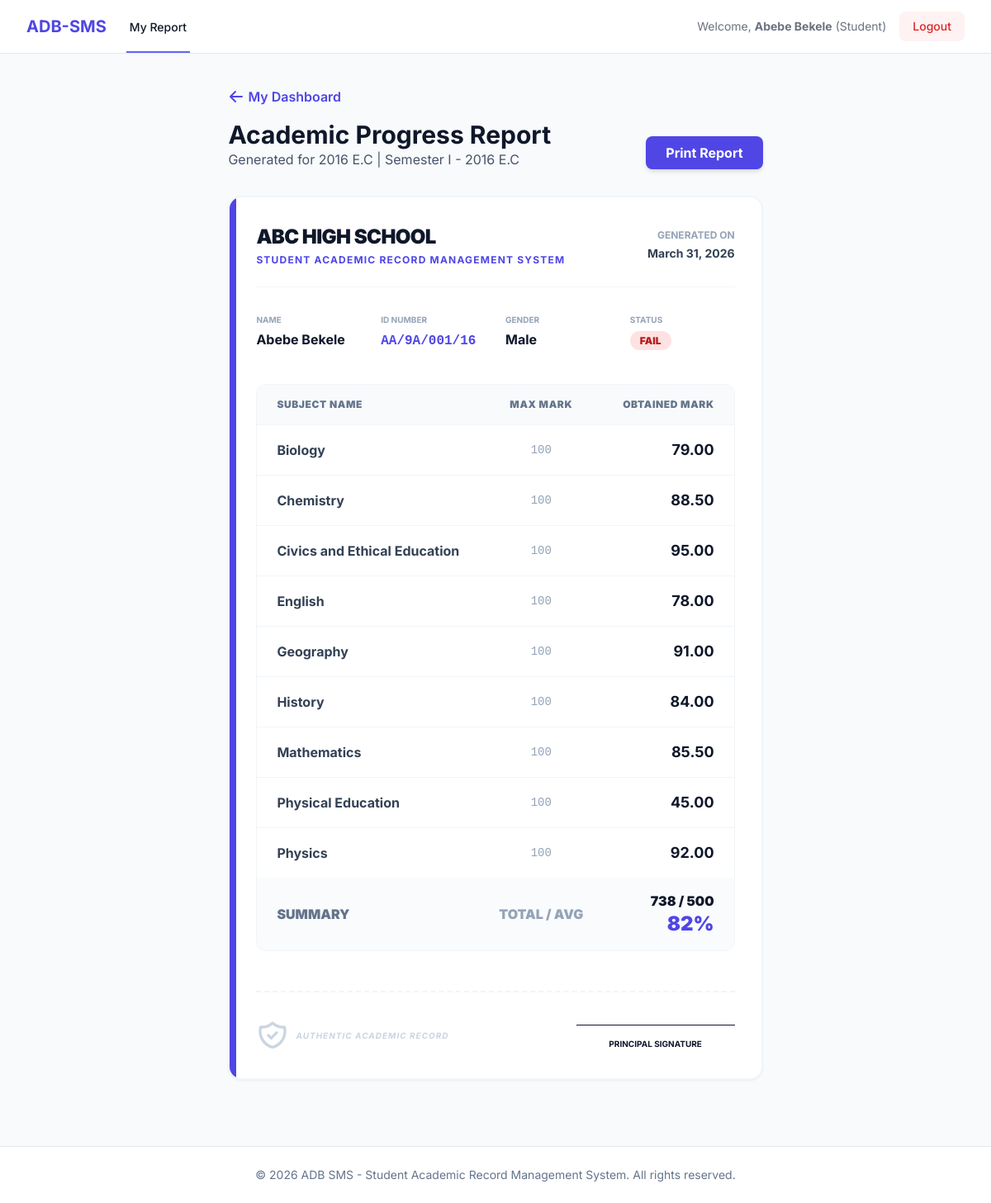
Screenshot of /student/view_report.php?semester_id=1 (signed in) with the database file from the repository.
### tables this page shows
CREATE TABLE IF NOT EXISTS STUDENT (
    student_id INT AUTO_INCREMENT PRIMARY KEY,
    student_id_formatted VARCHAR(20) UNIQUE,
    name VARCHAR(100) NOT NULL,
    gender ENUM('M', 'F') NOT NULL,
    grade VARCHAR(20) NOT NULL,
    username VARCHAR(50) NOT NULL UNIQUE,
    password VARCHAR(255) NOT NULL,
    status ENUM('Pending', 'Active', 'Rejected') DEFAULT 'Pending',
    requested_year_id INT,
    requested_semester_id INT,
    created_at TIMESTAMP DEFAULT CURRENT_TIMESTAMP,
    FOREIGN KEY (requested_year_id) REFERENCES ACADEMIC_YEAR(year_id) ON DELETE SET NULL,
    FOREIGN KEY (requested_semester_id) REFERENCES SEMESTER(semester_id) ON DELETE SET NULL
);

CREATE TABLE IF NOT EXISTS SUBJECT_OFFERING (
    offering_id INT AUTO_INCREMENT PRIMARY KEY,
    subject_id INT NOT NULL,
    semester_id INT NOT NULL,
    UNIQUE(subject_id, semester_id),
    FOREIGN KEY (subject_id) REFERENCES SUBJECT(subject_id) ON DELETE CASCADE,
    FOREIGN KEY (semester_id) REFERENCES SEMESTER(semester_id) ON DELETE CASCADE
);

CREATE TABLE IF NOT EXISTS SUBJECT (
    subject_id INT AUTO_INCREMENT PRIMARY KEY,
    subject_name VARCHAR(100) NOT NULL UNIQUE,
    total_mark INT DEFAULT 100
);

### reports/generate.php (called while the page is built, shortened)
<?php
function generateReportData($pdo, $semester_id, $grade = null, $student_id = null) {
    $stmt = $pdo->prepare("SELECT so.offering_id, s.subject_name
                          FROM SUBJECT_OFFERING so
                          JOIN SUBJECT s ON so.subject_id = s.subject_id
                          WHERE so.semester_id = ?
                          ORDER BY s.subject_name ASC");
    $stmt->execute([$semester_id]);
    $offered_subjects = $stmt->fetchAll();
    $query = "SELECT s.*, y.year_label, sem.semester_label
              FROM STUDENT s
              JOIN SEMESTER sem ON sem.semester_id = ?
              JOIN ACADEMIC_YEAR y ON sem.year_id = y.year_id
              WHERE s.status = 'Active'";
    $params = [$semester_id];
    if ($student_id) {
        $query .= " AND s.student_id = ?";
        $params[] = $student_id;
    } elseif ($grade) {
        $query .= " AND s.grade = ?";
        $params[] = $grade;
    }
    $query .= " ORDER BY s.name ASC";
    $stmt = $pdo->prepare($query);
    $stmt->execute($params);
    $students = $stmt->fetchAll();
    $report_data = [];
    foreach ($students as $student) {
        $student_marks = [];
        $total = 0;
        $graded_count = 0;
        $has_fail = false;
        foreach ($offered_subjects as $subj) {
            $as_stmt = $pdo->prepare("SELECT 1 FROM STUDENT_SUBJECT WHERE student_id = ? AND offering_id = ?");
            $as_stmt->execute([$student['student_id'], $subj['offering_id']]);
            $is_assigned = $as_stmt->fetch();
            $m_stmt = $pdo->prepare("SELECT mark FROM MARK WHERE student_id = ? AND offering_id = ?");
            $m_stmt->execute([$student['student_id'], $subj['offering_id']]);
            $mark_row = $m_stmt->fetch();
            if ($mark_row) {
                $mark = $mark_row['mark'];
                $student_marks[$subj['subject_name']] = $mark;
                $total += $mark;
                $graded_count++;
                if ($mark < 50) $has_fail = true;
            } else {
                $student_marks[$subj['subject_name']] = 'NG';
                $all_graded = false;
            }
        }
        $average = $graded_count > 0 ? round($total / $graded_count, 2) : 0;
        $status = 'Pending';
        if ($graded_count > 0) {
            $status = $has_fail ? 'FAIL' : 'PASS';
        }
        $report_data[] = [
            'student_id' => $student['student_id'],
            'name' => $student['name'],
            'gender' => $student['gender'],
            'id_formatted' => $student['student_id_formatted'],
            'marks' => $student_marks,
            'total' => $total,
            'average' => $average,
            'status' => $status,
            'graded_count' => $graded_count,
            'academic_period' => $student['year_label'] . " | " . $student['semester_label']
        ];
    }
    usort($report_data, function($a, $b) {
        return $b['total'] <=> $a['total'];
    });
    return [
        'subjects' => $offered_subjects,
        'rows' => $report_data
    ];
}
?>

### student/view_report.php (the view, shortened to what this page needs)
<?php
require_once '../config/db.php';
require_once '../reports/generate.php';
include '../includes/header.php';
include '../includes/navbar.php';
$student_id = $_SESSION['user_id'];
$semester_id = $_GET['semester_id'] ?? null;
$report = generateReportData($pdo, $semester_id, null, $student_id);
$subjects = $report['subjects'];
$data = $report['rows'][0] ?? null;
?>
<main class="max-w-7xl mx-auto py-10 px-4 sm:px-6 lg:px-8">
    <div class="mb-8 flex justify-between items-end">
        <div>
            <a href="index.php" class="text-indigo-600 hover:text-indigo-800 flex items-center mb-4 transition-colors font-semibold">
                <svg xmlns="http://www.w3.org/2000/svg" class="h-5 w-5 mr-1" viewBox="0 0 20 20" fill="currentColor">
                    <path fill-rule="evenodd" d="M9.707 16.707a1 1 0 01-1.414 0l-6-6a1 1 0 010-1.414l6-6a1 1 0 011.414 1.414L5.414 9H17a1 1 0 110 2H5.414l4.293 4.293a1 1 0 010 1.414z" clip-rule="evenodd" />
                </svg>
                My Dashboard
            </a>
            <h1 class="text-3xl font-bold text-slate-900">Academic Progress Report</h1>
            <p class="text-slate-600">Generated for <?php echo htmlspecialchars($data['academic_period'] ?? 'N/A'); ?></p>
        </div>
        <button onclick="window.print()" class="bg-indigo-600 text-white px-6 py-2 rounded-lg font-bold shadow-md hover:shadow-lg transition-all no-print">
            Print Report
        </button>
    </div>
    <?php if (!$data): ?>
        <div class="bg-white p-12 rounded-2xl shadow-sm border border-slate-100 text-center">
            <p class="text-slate-400 italic text-lg">No academic records found for this period.</p>
        </div>
    <?php else: ?>
        <div class="bg-white p-8 rounded-2xl shadow-sm border-2 border-slate-100 mb-10 overflow-hidden relative">
            <div class="absolute top-0 left-0 w-2 h-full bg-indigo-600"></div>
            <div class="flex flex-col md:flex-row justify-between items-center mb-8 pb-6 border-b border-slate-100">
                <div class="text-center md:text-left mb-6 md:mb-0">
                    <h2 class="text-2xl font-black text-slate-900 tracking-tight">ABC HIGH SCHOOL</h2>
                    <p class="text-xs font-bold text-indigo-600 uppercase tracking-widest letter-spacing-1 mt-1">Student Academic Record Management System</p>
                </div>
                <div class="text-right">
                    <div class="text-xs text-slate-400 font-bold uppercase mb-1">Generated On</div>
                    <div class="text-sm font-bold text-slate-700"><?php echo date('F d, Y'); ?></div>
                </div>
            </div>
            <div class="grid grid-cols-2 md:grid-cols-4 gap-6 mb-10">
                <div>
                    <span class="text-[10px] text-slate-400 block uppercase font-bold mb-1">Name</span>
                    <span class="text-base font-bold text-slate-900"><?php echo htmlspecialchars($data['name']); ?></span>
                </div>
                <div>
                    <span class="text-[10px] text-slate-400 block uppercase font-bold mb-1">ID Number</span>
                    <span class="text-base font-mono font-bold text-indigo-600"><?php echo htmlspecialchars($data['id_formatted']); ?></span>
                </div>
                <div>
                    <span class="text-[10px] text-slate-400 block uppercase font-bold mb-1">Gender</span>
                    <span class="text-base font-bold text-slate-900"><?php echo $data['gender'] === 'M' ? 'Male' : 'Female'; ?></span>
                </div>
                <div>
                    <span class="text-[10px] text-slate-400 block uppercase font-bold mb-1">Status</span>
                    <span class="px-3 py-1 rounded-full text-xs font-black <?php echo $data['status'] === 'PASS' ? 'bg-green-100 text-green-700' : ($data['status'] === 'FAIL' ? 'bg-red-100 text-red-700' : 'bg-amber-100 text-amber-700'); ?>">
                        <?php echo $data['status']; ?>
                    </span>
                </div>
            </div>
            <div class="overflow-x-auto rounded-xl border border-slate-100">
                <table class="w-full text-left">
                    <thead class="bg-slate-50 border-b border-slate-100">
                        <tr>
                            <th class="px-6 py-4 text-xs font-black text-slate-500 uppercase tracking-wider">Subject Name</th>
                            <th class="px-6 py-4 text-xs font-black text-slate-500 uppercase tracking-wider text-center">Max Mark</th>
                            <th class="px-6 py-4 text-xs font-black text-slate-500 uppercase tracking-wider text-right">Obtained Mark</th>
                        </tr>
                    </thead>
                    <tbody class="divide-y divide-slate-100">
                        <?php foreach ($subjects as $subj): ?>
                            <tr class="hover:bg-slate-50/50">
                                <td class="px-6 py-4 text-slate-700 font-bold"><?php echo htmlspecialchars($subj['subject_name']); ?></td>
                                <td class="px-6 py-4 text-center text-slate-400 font-mono text-sm">100</td>
                                <td class="px-6 py-4 text-right">
                                    <?php
                                    $m = $data['marks'][$subj['subject_name']];
                                    if ($m === 'NG') echo '<span class="text-amber-500 font-bold italic">Not Graded</span>';
                                    elseif ($m === 'N/A') echo '<span class="text-slate-300 italic font-medium">N/A</span>';
                                    else echo '<span class="font-bold text-slate-900 text-lg">' . $m . '</span>';
                                    ?>
                                </td>
                            </tr>
                        <?php endforeach; ?>
                    </tbody>
                    <tfoot class="bg-slate-50/80 font-black">
                        <tr>
                            <td class="px-6 py-4 text-slate-500">SUMMARY</td>
                            <td class="px-6 py-4 text-center text-slate-400">TOTAL / AVG</td>
                            <td class="px-6 py-4 text-right">
                                <div class="text-slate-900 text-base"><?php echo $data['total']; ?> / 500</div>
                                <div class="text-indigo-600 text-2xl"><?php echo $data['average']; ?>%</div>
                            </td>
                        </tr>
                    </tfoot>
                </table>
            </div>
            <div class="mt-12 flex justify-between items-end border-t-2 border-dashed border-slate-100 pt-8 no-print">
                <div class="flex items-center space-x-2 text-slate-300">
                    <span class="text-[10px] font-bold uppercase tracking-widest italic">Authentic Academic Record</span>
                </div>
                <div class="text-center w-48 border-t border-slate-900 pt-2 no-print">
                    <span class="text-[10px] font-bold text-slate-900 uppercase">Principal Signature</span>
                </div>
            </div>
        </div>
    <?php endif; ?>
</main>
<?php include '../includes/footer.php'; ?>

### includes/header.php (shortened to what this page needs)
<!DOCTYPE html>
<html lang="en">
<head>
    <script src="https://cdn.tailwindcss.com"></script>
</head>
<body class="bg-slate-50 min-h-screen flex flex-col">

### includes/navbar.php (shortened to what this page needs)
<?php
$role = $_SESSION['role'] ?? null;
$name = $_SESSION['name'] ?? 'User';
?>
<nav class="bg-white border-b border-slate-200">
    <div class="max-w-7xl mx-auto px-4 sm:px-6 lg:px-8">
        <div class="flex justify-between h-16">
            <div class="flex">
                <div class="flex-shrink-0 flex items-center">
                    <span class="text-xl font-bold text-indigo-600">ADB-SMS</span>
                </div>
                <div class="hidden sm:ml-6 sm:flex sm:space-x-8">
                    <?php if ($role === 'admin'): ?>
                        <a href="../admin/index.php" class="border-indigo-500 text-gray-900 inline-flex items-center px-1 pt-1 border-b-2 text-sm font-medium">Dashboard</a>
                        <a href="../admin/manage_academic.php" class="border-transparent text-gray-500 hover:border-gray-300 hover:text-gray-700 inline-flex items-center px-1 pt-1 border-b-2 text-sm font-medium">Academic</a>
                        <a href="../admin/manage_teachers.php" class="border-transparent text-gray-500 hover:border-gray-300 hover:text-gray-700 inline-flex items-center px-1 pt-1 border-b-2 text-sm font-medium">Teachers</a>
                        <a href="../admin/manage_students.php" class="border-transparent text-gray-500 hover:border-gray-300 hover:text-gray-700 inline-flex items-center px-1 pt-1 border-b-2 text-sm font-medium">Students</a>
                    <?php elseif ($role === 'student'): ?>
                        <a href="../student/index.php" class="border-indigo-500 text-gray-900 inline-flex items-center px-1 pt-1 border-b-2 text-sm font-medium">My Report</a>
                    <?php endif; ?>
                </div>
            </div>
            <div class="hidden sm:ml-6 sm:flex sm:items-center">
                <span class="text-sm text-gray-500 mr-4">Welcome, <strong><?php echo htmlspecialchars($name); ?></strong> (<?php echo ucfirst($role); ?>)</span>
                <a href="../auth/logout.php" class="bg-red-50 text-red-600 hover:bg-red-100 px-4 py-2 rounded-lg text-sm font-medium transition-colors">Logout</a>
            </div>
        </div>
    </div>
</nav>

### includes/footer.php (shortened to what this page needs)
<footer class="mt-auto py-6 bg-white border-t border-slate-200">
    <div class="max-w-7xl mx-auto px-4 sm:px-6 lg:px-8 text-center text-slate-500 text-sm">
        &copy; <?php echo date('Y'); ?> ADB SMS - Student Academic Record Management System. All rights reserved.
    </div>
</footer>
</body>
</html>

### includes/header.php (style rules this page uses)
body { font-family: 'Inter', sans-serif; }

### rows the page displays
student: name "Abebe Bekele", student_id_formatted "AA/9A/001/16"
subject_offering: subject.subject_name "Biology", subject.subject_name "79.00"
subject_offering: subject.subject_name "Chemistry", subject.subject_name "88.50"
subject_offering: subject.subject_name "Civics and Ethical Education", subject.subject_name "95.00"
subject_offering: subject.subject_name "English", subject.subject_name "78.00"
subject_offering: subject.subject_name "Geography", subject.subject_name "91.00"
subject_offering: subject.subject_name "History", subject.subject_name "84.00"
subject_offering: subject.subject_name "Mathematics", subject.subject_name "85.50"
subject_offering: subject.subject_name "Physical Education", subject.subject_name "45.00"
subject_offering: subject.subject_name "Physics", subject.subject_name "92.00"

### other values shown
$name "Abebe Bekele"
$role "Student"
$data['academic_period'] "2016 E.C | Semester I - 2016 E.C"
$data['status'] "FAIL"
$data['total'] "738"
$data['average'] "82"
